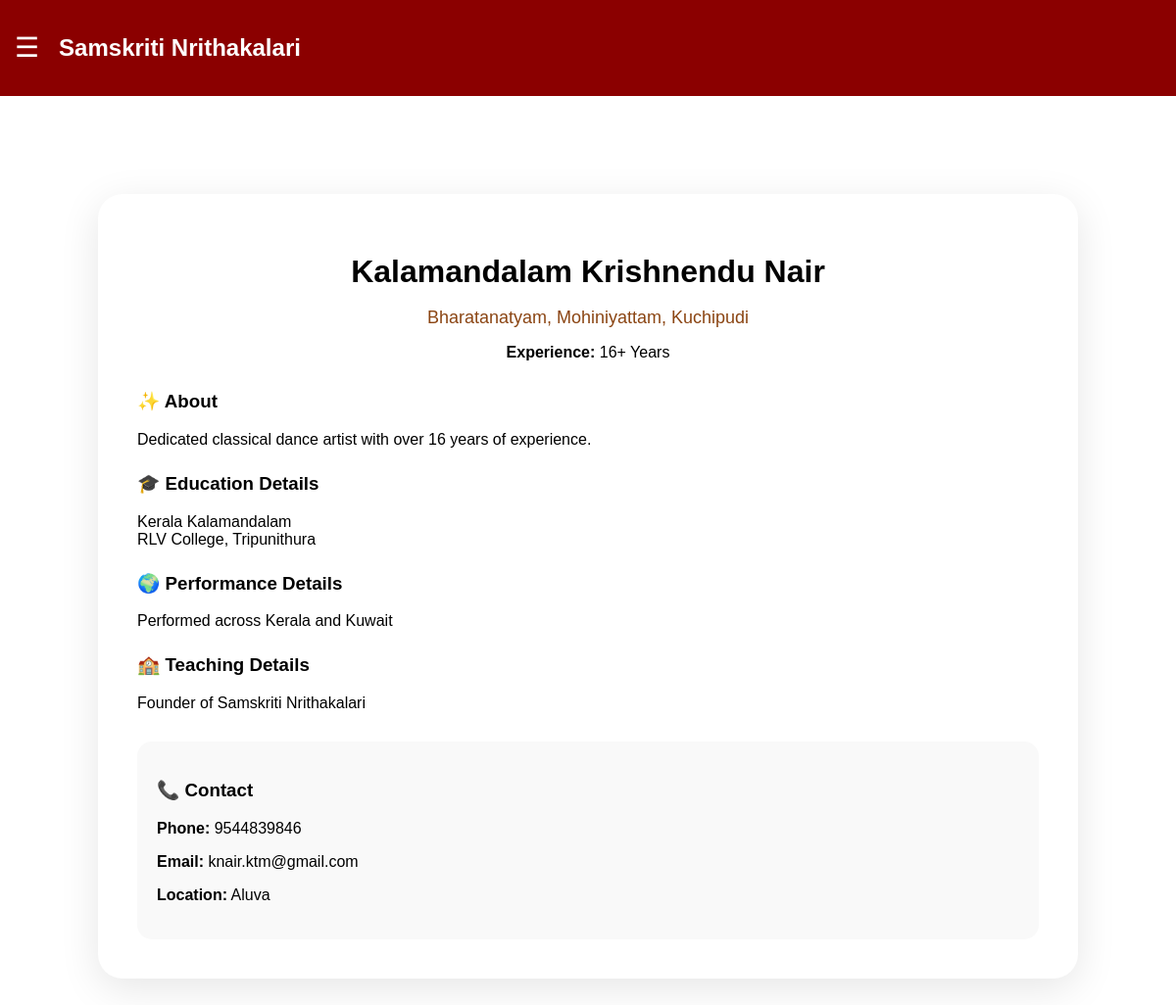
Page /dashboard/instructors/ (signed in) on the committed database.
### core/models.py (models this page shows, shortened)
class Instructor(models.Model):
    name = models.CharField(max_length=200)
    specialization = models.TextField(blank=True)
    experience = models.CharField(max_length=100, blank=True)
    about = models.TextField(blank=True)
    education_details = models.TextField(blank=True)
    performance_details = models.TextField(blank=True)
    teaching_details = models.TextField(blank=True)
    contact_phone = models.CharField(max_length=20, blank=True)
    contact_email = models.EmailField(blank=True)
    location = models.CharField(max_length=120, blank=True)
    image = models.ImageField(upload_to="instructor_images/", blank=True, null=True)
    class Meta:
        ordering = ["name"]

### core/views.py (the view)
# urls.py: path("dashboard/instructors/", views.instructors, name="instructors"),
@login_required
def instructors(request):
    if is_admin_user(request.user):
        return redirect("admin_dashboard")
    profile = get_profile_or_redirect(request)
    if profile is None:
        return redirect("register")
    instructors_list = Instructor.objects.all().order_by("name")
    return render(request, "instructors.html", {"instructors": instructors_list})

### core/views.py (called while the page is built, shortened)
def is_admin_user(user):
    return bool(user and user.is_authenticated and (user.is_staff or user.is_superuser))

def get_profile_or_redirect(request):
    profile = UserProfile.objects.filter(user=request.user).first()
    if profile is not None:
        return profile

### templates/instructors.html (shortened to what this page needs)
{% extends 'base.html' %}
{% block content %}
<div style="max-width:1000px;margin:40px auto;padding:30px;">
    {% if instructors %}
        {% for ins in instructors %}
            <div style="background:white;border-radius:25px;padding:40px;box-shadow:0 10px 40px rgba(0,0,0,0.1);margin-bottom:25px;">
                <div style="text-align:center;margin-bottom:30px;">
                    <h1 style="margin-bottom:6px;">{{ ins.name }}</h1>
                    <p style="color:#8B4513;font-size:18px;margin-bottom:6px;">
                        {{ ins.specialization }}
                    </p>
                    {% if ins.experience %}
                        <p><b>Experience:</b> {{ ins.experience }}</p>
                    {% endif %}
                </div>
                {% if ins.about %}
                    <div style="margin-bottom:25px;">
                        <h3>✨ About</h3>
                        <p>{{ ins.about }}</p>
                    </div>
                {% endif %}
                {% if ins.education_details %}
                    <div style="margin-bottom:25px;">
                        <h3>🎓 Education Details</h3>
                        <p>{{ ins.education_details|linebreaksbr }}</p>
                    </div>
                {% endif %}
                {% if ins.performance_details %}
                    <div style="margin-bottom:25px;">
                        <h3>🌍 Performance Details</h3>
                        <p>{{ ins.performance_details }}</p>
                    </div>
                {% endif %}
                {% if ins.teaching_details %}
                    <div style="margin-bottom:25px;">
                        <h3>🏫 Teaching Details</h3>
                        <p>{{ ins.teaching_details }}</p>
                    </div>
                {% endif %}
                <div style="margin-top:30px;padding:20px;background:#f9f9f9;border-radius:15px;">
                    <h3>📞 Contact</h3>
                    {% if ins.contact_phone %}
                        <p><b>Phone:</b> {{ ins.contact_phone }}</p>
                    {% endif %}
                    {% if ins.contact_email %}
                        <p><b>Email:</b> {{ ins.contact_email }}</p>
                    {% endif %}
                    {% if ins.location %}
                        <p><b>Location:</b> {{ ins.location }}</p>
                    {% endif %}
                </div>
            </div>
        {% endfor %}
    {% else %}
        <p style="text-align:center;color:#555;">No instructors added yet.</p>
    {% endif %}
</div>
{% endblock %}

### static/css/style.css (style rules this page uses)
body { margin:0; font-family:Arial; }

### rows in the picture
Instructor: name "Kalamandalam Krishnendu Nair", specialization "Bharatanatyam, Mohiniyattam, Kuchipudi", experience "16+ Years", about "Dedicated classical dance artist with over 16 years of experience.", education_details "Kerala Kalamandalam RLV College, Tripunithura", performance_details "Performed across Kerala and Kuwait", teaching_details "Founder of Samskriti Nrithakalari", contact_phone "9544839846", contact_email "knair.ktm@gmail.com", location "Aluva"
